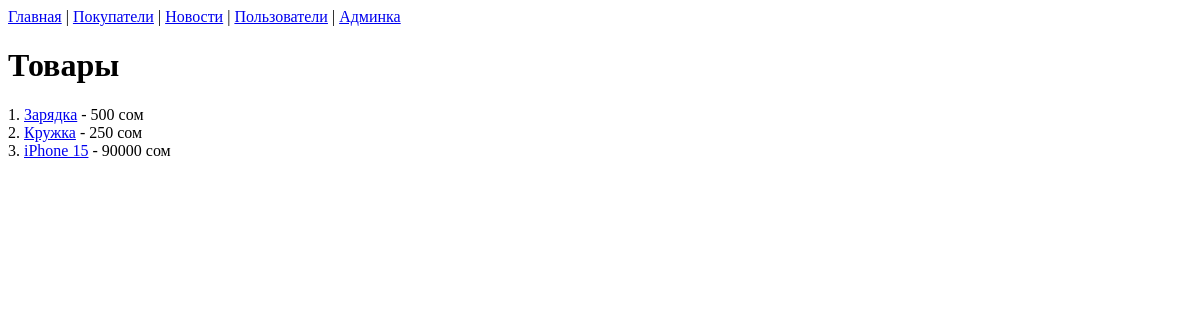
/, run on an earlier commit of the app's database.
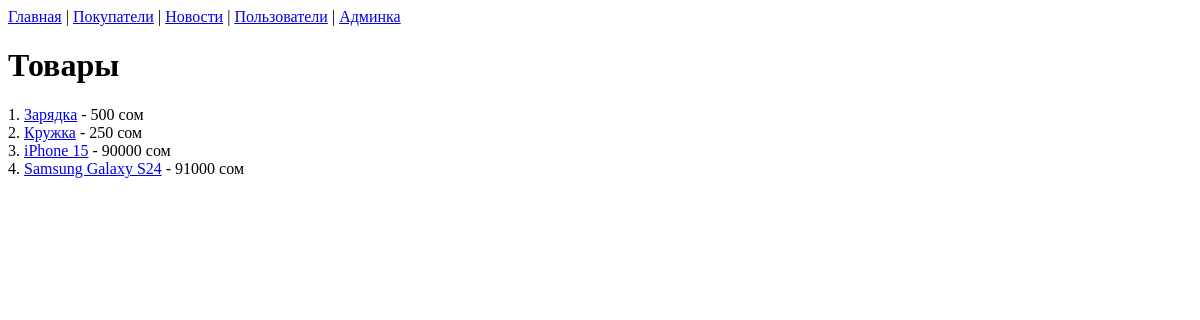
And on a later commit of the database.
### core/models.py (models this page shows, shortened)
class Product(models.Model):
    name = models.CharField(max_length=100)
    description = models.TextField(null=True, blank=True)
    price = models.IntegerField()
    qty = models.IntegerField(default=0)
    category = models.ForeignKey(
        to=Category,
        on_delete=models.SET_NULL,
        null=True, blank=True,
        verbose_name="Категория",
    )
    costumer_views = models.ManyToManyField(
        to=Costumer,
        blank=True
    )
    views_qty = models.IntegerField(default=0)

### core/views.py (the view)
# urls.py: path('', homepage),
def homepage(request):
    product_list = Product.objects.all()
    context = {"products": product_list}
    return render(request, 'index.html', context)

### core/templates/index.html
<a href="/">Главная</a> |
<a href="/costumers/">Покупатели</a> |
<a href="/news/">Новости</a> |
<a href="/users/">Пользователи</a> |
<a href="/admin">Админка</a>
<h1>Товары</h1>
{% for product in products %}
    <div>{{ product.id }}.
        <a href="/product/{{ product.id }}/">{{ product.name }}</a>
         - {{ product.price }} сом
    </div>
{% endfor %}

What changed in the data, as far as the page shows it:
added Product: id "4", name "Samsung Galaxy S24", price "91000"
